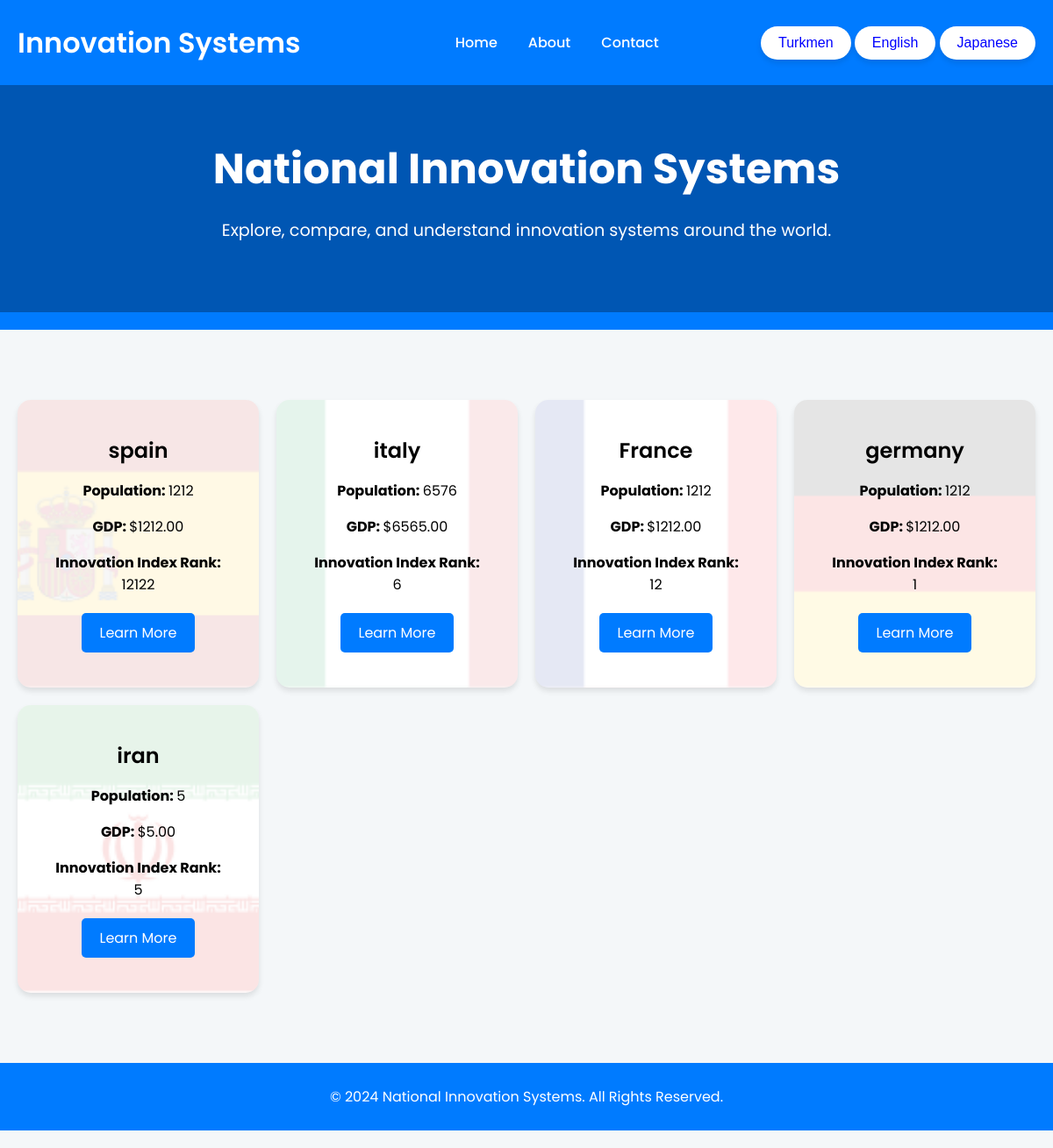
Page /en on the committed database.
### Nis_app/models.py (models this page shows, shortened)
class Country(models.Model):
    name_tk = models.CharField(max_length=100)
    name_en = models.CharField(max_length=100)
    name_ja = models.CharField(max_length=100)
    population = models.BigIntegerField()
    flag = models.ImageField(upload_to="flags/", blank=True, null=True)
    gdp = models.DecimalField(max_digits=15, decimal_places=2)
    innovation_index_rank = models.IntegerField()
    description_tk = models.TextField()
    description_en = models.TextField()
    description_ja = models.TextField()
    huge_data_tk = models.TextField()
    huge_data_en = models.TextField()
    huge_data_ja = models.TextField()

### Nis_app/views.py (the view)
# urls.py: 2. Add a URL to urlpatterns:  path('', views.home, name='home')
def home(request, lg):
    countries = Country.objects.all()
    return render(request, 'home.html', {'countries': countries, "LANGUAGE_CODE":lg})

### templates/home.html (shortened to what this page needs)
{% load static %}
<!DOCTYPE html>
<html lang="en">
<head>
    <link rel="stylesheet" href="{% static 'css/style.css' %}">
</head>
<body>
    <header class="header" style="margin-top:-20px">
        {% include "header.html" %}
        <section class="hero">
            {% if LANGUAGE_CODE == 'tk' %}
                <h2 class="hero-title">Milli innowasiýa ulgamy</h2>
                <p class="hero-text">Bütin dünýäde innowasiýa ulgamlaryny öwreniň, deňeşdiriň we düşüniň.</p>
                {% elif LANGUAGE_CODE == 'en' %}
                <h2 class="hero-title">National Innovation Systems</h2>
                <p class="hero-text">Explore, compare, and understand innovation systems around the world.</p>
            {% elif LANGUAGE_CODE == 'ja' %}
            <h2 class="hero-title">国家イノベーションシステム</h2>
            <p class="hero-text">世界中のイノベーション システムを探索、比較、理解します。</p>
            {% else %}
            <h2 class="hero-title">National Innovation Systems</h2>
            <p class="hero-text">Explore, compare, and understand innovation systems around the world.</p>
            {% endif %}
        </section>
    </header>
    <main class="container">
        <section class="country-grid">
            {% for country in countries %}
            <div class="country-card">
                <div class="background-image" style="background-image: url({{ country.flag.url }});"></div>
                <div class="country-card-content">
                    <h3 class="country-name">
                        {% if LANGUAGE_CODE == 'tk' %}
                            {{ country.name_tk }}
                        {% elif LANGUAGE_CODE == 'en' %}
                            {{ country.name_en }}
                        {% elif LANGUAGE_CODE == 'ja' %}
                            {{ country.name_ja }}
                        {% else %}
                            {{ country.name_en }}
                        {% endif %}
                    </h3>
                    <p class="country-population"><strong>
                        {% if LANGUAGE_CODE == 'tk' %}
                            Ilat sany:
                        {% elif LANGUAGE_CODE == 'en' %}
                            Population:
                        {% elif LANGUAGE_CODE == 'ja' %}
                            人口:
                        {% else %}
                            Population:
                        {% endif %}
                    </strong> {{ country.population }}</p>
                    <p class="country-gdp"><strong>
                        {% if LANGUAGE_CODE == 'tk' %}
                            JIÖ:
                        {% elif LANGUAGE_CODE == 'en' %}
                            GDP:
                        {% elif LANGUAGE_CODE == 'ja' %}
                            国内総生産:
                        {% else %}
                            Population:
                        {% endif %}
                    </strong> ${{ country.gdp }}</p>
                    <p class="country-index"><strong>
                        {% if LANGUAGE_CODE == 'tk' %}
                            Innowasiýa indeksiniň derejesi:
                        {% elif LANGUAGE_CODE == 'en' %}
                            Innovation Index Rank:
                        {% elif LANGUAGE_CODE == 'ja' %}
                            イノベーションインデックスランク:
                        {% else %}
                            Innovation Index Rank:
                        {% endif %}
                    </strong> {{ country.innovation_index_rank }}</p>
                    <a href="{% url 'country_detail' country.pk LANGUAGE_CODE %}" class="btn">
                        {% if LANGUAGE_CODE == 'tk' %}
                            Giňişleýin
                        {% elif LANGUAGE_CODE == 'en' %}
                            Learn More
                        {% elif LANGUAGE_CODE == 'ja' %}
                            もっと詳しく知る
                        {% else %}
                            Learn More
                        {% endif %}
                    </a>
                </div>
            </div>
            {% endfor %}
        </section>
    </main>
    <footer class="footer">
        <p>
            {% if LANGUAGE_CODE == 'tk' %}
                &copy; 2024 Milli innowasiýa ulgamlary. Allhli hukuklar goralandyr.
            {% elif LANGUAGE_CODE == 'en' %}
                &copy; 2024 National Innovation Systems. All Rights Reserved.
            {% elif LANGUAGE_CODE == 'ja' %}
                &copy; 2024 年の国家イノベーション システム。無断転載を禁じます。
            {% else %}
                &copy; 2024 National Innovation Systems. All Rights Reserved.
            {% endif %}
        </p>
    </footer>
</body>
</html>

### static/css/style.css (style rules this page uses)
body { font-family: 'Poppins', sans-serif; background-color: #f8f9fa; color: #343a40; margin: 0; padding: 0; }
a { text-decoration: none; color: #fff; }
h1, h2, h3 { margin: 0; }
.header { background-color: #007bff; color: white; padding: 20px; text-align: center; }
.hero { padding: 60px 20px; background-color: #0056b3; color: white; }
.hero-title { font-size: 3rem; margin-bottom: 10px; }
.hero-text { font-size: 1.2rem; }
.container { max-width: 1200px; margin: 40px auto; padding: 0 20px; }
.country-grid { display: grid; grid-template-columns: repeat(auto-fit, minmax(250px, 1fr)); gap: 20px; }
.country-card { position: relative; background-color: #ffffff; border-radius: 15px; box-shadow: 0 4px 6px rgba(0, 0, 0, 0.1); padding: 20px; text-align: center; transition: transform 0.3s ease; }
.country-name { font-size: 1.5rem; font-weight: 600; margin-bottom: 10px; }
.country-population, .country-gdp, .country-index { font-size: 1rem; margin-bottom: 10px; }
.btn { background-color: #007bff; color: white; padding: 10px 20px; border-radius: 5px; display: inline-block; margin-top: 10px; transition: background-color 0.3s ease; }
.footer { background-color: #007bff; color: white; padding: 20px; text-align: center; position: relative; bottom: 0; }
body { font-family: 'Poppins', sans-serif; margin: 0; padding: 0; background-color: #f4f7f9; color: #333; }
.header { background-color: #007bff; color: white; padding: 20px 0; }
.container { padding: 40px 20px; }
.footer { background-color: #007bff; color: white; text-align: center; padding: 10px 0; position: relative; bottom: 0; width: 100%; }
.background-image { position: absolute; top: 0; left: 0; width: 100%; height: 100%; background-size: cover; background-position: center; border-radius: 15px; opacity: 0.1; z-index: 1; }
.country-card-content { position: relative; z-index: 2; color: black; padding: 20px; }

### rows in the picture
Country: flag (picture), name_en "spain", population "1212", gdp "1212.00", innovation_index_rank "12122"
Country: flag (picture), name_en "italy", population "6576", gdp "6565.00", innovation_index_rank "6"
Country: flag (picture), name_en "France", population "1212", gdp "1212.00", innovation_index_rank "12"
Country: flag (picture), name_en "germany", population "1212", gdp "1212.00", innovation_index_rank "1"
Country: flag (picture), name_en "iran", population "5", gdp "5.00", innovation_index_rank "5"
